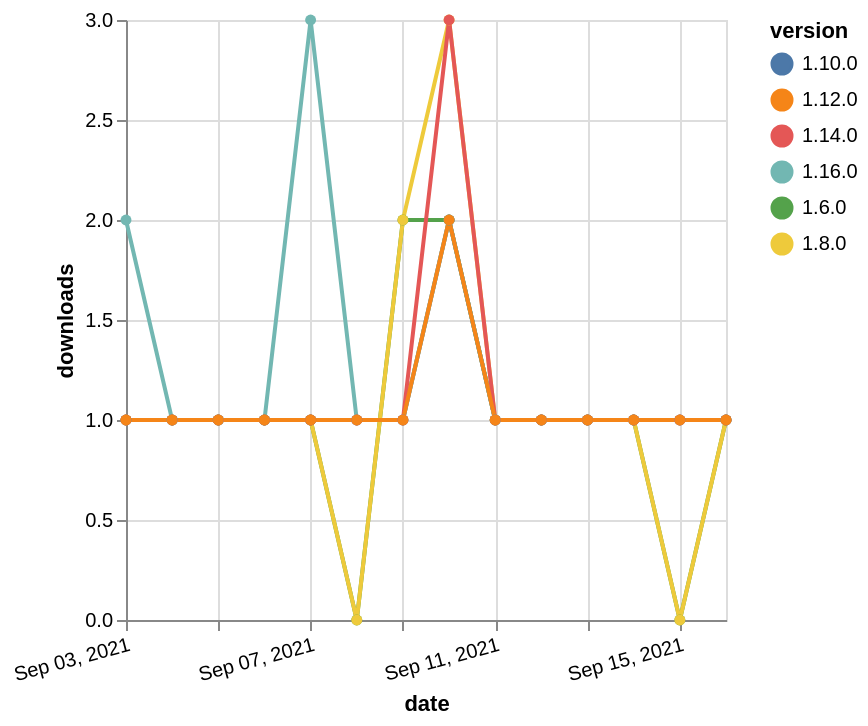

This figure's Vega-Lite source:
### Vega-Lite specification from a JSON file in a GitHub repository (floating-point values rounded to 4 significant figures)
{"$schema": "https://vega.github.io/schema/vega-lite/v5.json", "description": "A simple bar chart with embedded data.", "data": {"values": [{"date": "2021-09-03", "total": 250, "delta": 1, "version": "1.6.0"}, {"date": "2021-09-04", "total": 251, "delta": 1, "version": "1.6.0"}, {"date": "2021-09-05", "total": 252, "delta": 1, "version": "1.6.0"}, {"date": "2021-09-06", "total": 253, "delta": 1, "version": "1.6.0"}, {"date": "2021-09-07", "total": 254, "delta": 1, "version": "1.6.0"}, {"date": "2021-09-08", "total": 254, "delta": 0, "version": "1.6.0"}, {"date": "2021-09-09", "total": 256, "delta": 2, "version": "1.6.0"}, {"date": "2021-09-10", "total": 258, "delta": 2, "version": "1.6.0"}, {"date": "2021-09-11", "total": 259, "delta": 1, "version": "1.6.0"}, {"date": "2021-09-12", "total": 260, "delta": 1, "version": "1.6.0"}, {"date": "2021-09-13", "total": 261, "delta": 1, "version": "1.6.0"}, {"date": "2021-09-14", "total": 262, "delta": 1, "version": "1.6.0"}, {"date": "2021-09-15", "total": 262, "delta": 0, "version": "1.6.0"}, {"date": "2021-09-16", "total": 263, "delta": 1, "version": "1.6.0"}, {"date": "2021-09-03", "total": 348, "delta": 1, "version": "1.8.0"}, {"date": "2021-09-04", "total": 349, "delta": 1, "version": "1.8.0"}, {"date": "2021-09-05", "total": 350, "delta": 1, "version": "1.8.0"}, {"date": "2021-09-06", "total": 351, "delta": 1, "version": "1.8.0"}, {"date": "2021-09-07", "total": 352, "delta": 1, "version": "1.8.0"}, {"date": "2021-09-08", "total": 352, "delta": 0, "version": "1.8.0"}, {"date": "2021-09-09", "total": 354, "delta": 2, "version": "1.8.0"}, {"date": "2021-09-10", "total": 357, "delta": 3, "version": "1.8.0"}, {"date": "2021-09-11", "total": 358, "delta": 1, "version": "1.8.0"}, {"date": "2021-09-12", "total": 359, "delta": 1, "version": "1.8.0"}, {"date": "2021-09-13", "total": 360, "delta": 1, "version": "1.8.0"}, {"date": "2021-09-14", "total": 361, "delta": 1, "version": "1.8.0"}, {"date": "2021-09-15", "total": 361, "delta": 0, "version": "1.8.0"}, {"date": "2021-09-16", "total": 362, "delta": 1, "version": "1.8.0"}, {"date": "2021-09-03", "total": 206, "delta": 1, "version": "1.10.0"}, {"date": "2021-09-04", "total": 207, "delta": 1, "version": "1.10.0"}, {"date": "2021-09-05", "total": 208, "delta": 1, "version": "1.10.0"}, {"date": "2021-09-06", "total": 209, "delta": 1, "version": "1.10.0"}, {"date": "2021-09-07", "total": 210, "delta": 1, "version": "1.10.0"}, {"date": "2021-09-08", "total": 211, "delta": 1, "version": "1.10.0"}, {"date": "2021-09-09", "total": 212, "delta": 1, "version": "1.10.0"}, {"date": "2021-09-10", "total": 214, "delta": 2, "version": "1.10.0"}, {"date": "2021-09-11", "total": 215, "delta": 1, "version": "1.10.0"}, {"date": "2021-09-12", "total": 216, "delta": 1, "version": "1.10.0"}, {"date": "2021-09-13", "total": 217, "delta": 1, "version": "1.10.0"}, {"date": "2021-09-14", "total": 218, "delta": 1, "version": "1.10.0"}, {"date": "2021-09-15", "total": 219, "delta": 1, "version": "1.10.0"}, {"date": "2021-09-16", "total": 220, "delta": 1, "version": "1.10.0"}, {"date": "2021-09-03", "total": 127, "delta": 2, "version": "1.16.0"}, {"date": "2021-09-04", "total": 128, "delta": 1, "version": "1.16.0"}, {"date": "2021-09-05", "total": 129, "delta": 1, "version": "1.16.0"}, {"date": "2021-09-06", "total": 130, "delta": 1, "version": "1.16.0"}, {"date": "2021-09-07", "total": 133, "delta": 3, "version": "1.16.0"}, {"date": "2021-09-08", "total": 134, "delta": 1, "version": "1.16.0"}, {"date": "2021-09-09", "total": 135, "delta": 1, "version": "1.16.0"}, {"date": "2021-09-10", "total": 137, "delta": 2, "version": "1.16.0"}, {"date": "2021-09-11", "total": 138, "delta": 1, "version": "1.16.0"}, {"date": "2021-09-12", "total": 139, "delta": 1, "version": "1.16.0"}, {"date": "2021-09-13", "total": 140, "delta": 1, "version": "1.16.0"}, {"date": "2021-09-14", "total": 141, "delta": 1, "version": "1.16.0"}, {"date": "2021-09-15", "total": 142, "delta": 1, "version": "1.16.0"}, {"date": "2021-09-16", "total": 143, "delta": 1, "version": "1.16.0"}, {"date": "2021-09-03", "total": 194, "delta": 1, "version": "1.14.0"}, {"date": "2021-09-04", "total": 195, "delta": 1, "version": "1.14.0"}, {"date": "2021-09-05", "total": 196, "delta": 1, "version": "1.14.0"}, {"date": "2021-09-06", "total": 197, "delta": 1, "version": "1.14.0"}, {"date": "2021-09-07", "total": 198, "delta": 1, "version": "1.14.0"}, {"date": "2021-09-08", "total": 199, "delta": 1, "version": "1.14.0"}, {"date": "2021-09-09", "total": 200, "delta": 1, "version": "1.14.0"}, {"date": "2021-09-10", "total": 203, "delta": 3, "version": "1.14.0"}, {"date": "2021-09-11", "total": 204, "delta": 1, "version": "1.14.0"}, {"date": "2021-09-12", "total": 205, "delta": 1, "version": "1.14.0"}, {"date": "2021-09-13", "total": 206, "delta": 1, "version": "1.14.0"}, {"date": "2021-09-14", "total": 207, "delta": 1, "version": "1.14.0"}, {"date": "2021-09-15", "total": 208, "delta": 1, "version": "1.14.0"}, {"date": "2021-09-16", "total": 209, "delta": 1, "version": "1.14.0"}, {"date": "2021-09-03", "total": 172, "delta": 1, "version": "1.12.0"}, {"date": "2021-09-04", "total": 173, "delta": 1, "version": "1.12.0"}, {"date": "2021-09-05", "total": 174, "delta": 1, "version": "1.12.0"}, {"date": "2021-09-06", "total": 175, "delta": 1, "version": "1.12.0"}, {"date": "2021-09-07", "total": 176, "delta": 1, "version": "1.12.0"}, {"date": "2021-09-08", "total": 177, "delta": 1, "version": "1.12.0"}, {"date": "2021-09-09", "total": 178, "delta": 1, "version": "1.12.0"}, {"date": "2021-09-10", "total": 180, "delta": 2, "version": "1.12.0"}, {"date": "2021-09-11", "total": 181, "delta": 1, "version": "1.12.0"}, {"date": "2021-09-12", "total": 182, "delta": 1, "version": "1.12.0"}, {"date": "2021-09-13", "total": 183, "delta": 1, "version": "1.12.0"}, {"date": "2021-09-14", "total": 184, "delta": 1, "version": "1.12.0"}, {"date": "2021-09-15", "total": 185, "delta": 1, "version": "1.12.0"}, {"date": "2021-09-16", "total": 186, "delta": 1, "version": "1.12.0"}]}, "width": "container", "mark": {"type": "line", "point": {"filled": true}}, "encoding": {"x": {"field": "date", "type": "temporal", "timeUnit": "yearmonthdate", "title": "date", "axis": {"labelAngle": -15}}, "y": {"field": "delta", "type": "quantitative", "title": "downloads"}, "color": {"field": "version", "type": "nominal"}, "tooltip": {"field": "delta"}}}
